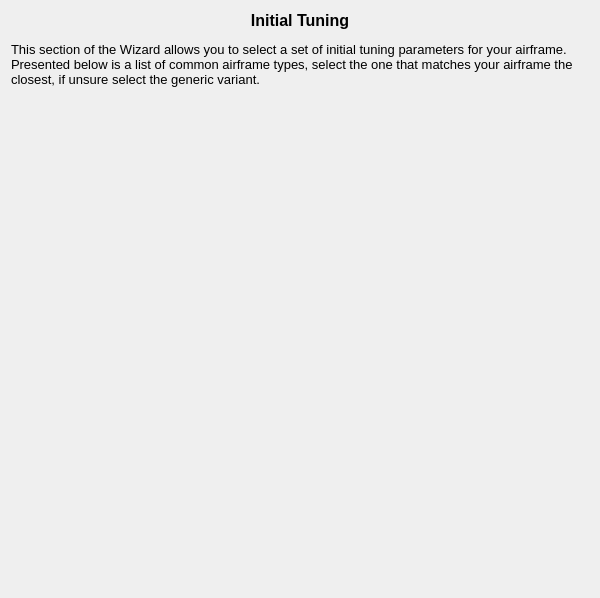
<?xml version="1.0" encoding="UTF-8"?>
<ui version="4.0">
 <class>AirframeInitialTuningPage</class>
 <widget class="QWizardPage" name="AirframeInitialTuningPage">
  <property name="geometry">
   <rect>
    <x>0</x>
    <y>0</y>
    <width>600</width>
    <height>598</height>
   </rect>
  </property>
  <property name="windowTitle">
   <string>WizardPage</string>
  </property>
  <layout class="QVBoxLayout" name="verticalLayout_2">
   <item>
    <widget class="QLabel" name="label_main">
     <property name="text">
      <string>&lt;!DOCTYPE HTML PUBLIC &quot;-//W3C//DTD HTML 4.0//EN&quot; &quot;http://www.w3.org/TR/REC-html40/strict.dtd&quot;&gt;
&lt;html&gt;&lt;head&gt;&lt;meta name=&quot;qrichtext&quot; content=&quot;1&quot; /&gt;&lt;style type=&quot;text/css&quot;&gt;
p, li { white-space: pre-wrap; }
&lt;/style&gt;&lt;/head&gt;&lt;body style=&quot; font-family:'Cantarell'; font-size:11pt; font-weight:400; font-style:normal;&quot;&gt;
&lt;p align=&quot;center&quot; style=&quot; margin-top:12px; margin-bottom:12px; margin-left:0px; margin-right:0px; -qt-block-indent:0; text-indent:0px;&quot;&gt;&lt;span style=&quot; font-family:'MS Shell Dlg 2'; font-size:12pt; font-weight:600;&quot;&gt;Initial Tuning&lt;/span&gt;&lt;/p&gt;
&lt;p style=&quot; margin-top:12px; margin-bottom:12px; margin-left:0px; margin-right:0px; -qt-block-indent:0; text-indent:0px;&quot;&gt;&lt;span style=&quot; font-family:'MS Shell Dlg 2,sans-serif'; font-size:10pt;&quot;&gt;This section of the Wizard allows you to select a set of initial tuning parameters for your airframe. Presented below is a list of common airframe types, select the one that matches your airframe the closest, if unsure select the generic variant.&lt;/span&gt;&lt;/p&gt;&lt;/body&gt;&lt;/html&gt;</string>
     </property>
     <property name="alignment">
      <set>Qt::AlignLeading|Qt::AlignLeft|Qt::AlignTop</set>
     </property>
     <property name="wordWrap">
      <bool>true</bool>
     </property>
    </widget>
   </item>
   <item>
    <widget class="VehicleTemplateSelectorWidget" name="selectorWidget" native="true">
     <property name="sizePolicy">
      <sizepolicy hsizetype="Preferred" vsizetype="Expanding">
       <horstretch>0</horstretch>
       <verstretch>0</verstretch>
      </sizepolicy>
     </property>
    </widget>
   </item>
  </layout>
 </widget>
 <customwidgets>
  <customwidget>
   <class>VehicleTemplateSelectorWidget</class>
   <extends>QWidget</extends>
   <header>vehicletemplateselectorwidget.h</header>
   <container>1</container>
  </customwidget>
 </customwidgets>
 <resources/>
 <connections/>
</ui>
